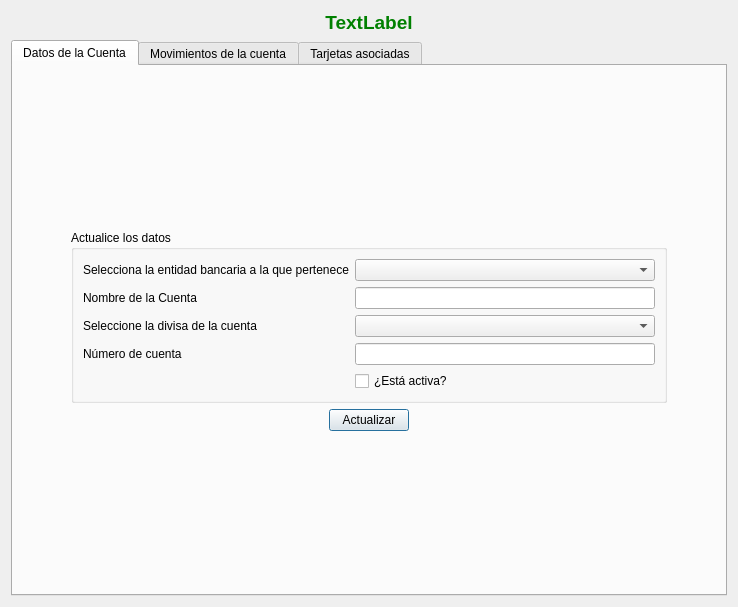
<?xml version="1.0" encoding="UTF-8"?>
<ui version="4.0">
 <class>frmCuentasIBM</class>
 <widget class="QDialog" name="frmCuentasIBM">
  <property name="windowModality">
   <enum>Qt::WindowModal</enum>
  </property>
  <property name="geometry">
   <rect>
    <x>0</x>
    <y>0</y>
    <width>738</width>
    <height>607</height>
   </rect>
  </property>
  <property name="windowTitle">
   <string>Estudio de la Cuenta seleccionada</string>
  </property>
  <property name="windowIcon">
   <iconset resource="../images/xulpymoney.qrc">
    <normaloff>:/xulpymoney/report2.png</normaloff>:/xulpymoney/report2.png</iconset>
  </property>
  <property name="modal">
   <bool>true</bool>
  </property>
  <layout class="QVBoxLayout" name="_2">
   <item>
    <layout class="QVBoxLayout" name="verticalLayout_2">
     <item>
      <widget class="QLabel" name="lblTitulo">
       <property name="font">
        <font>
         <pointsize>14</pointsize>
         <weight>75</weight>
         <bold>true</bold>
        </font>
       </property>
       <property name="styleSheet">
        <string notr="true">color: rgb(0, 128, 0);</string>
       </property>
       <property name="text">
        <string>TextLabel</string>
       </property>
       <property name="alignment">
        <set>Qt::AlignCenter</set>
       </property>
      </widget>
     </item>
     <item>
      <widget class="QTabWidget" name="tab">
       <property name="currentIndex">
        <number>0</number>
       </property>
       <widget class="QWidget" name="tabDatos">
        <attribute name="icon">
         <iconset resource="../images/xulpymoney.qrc">
          <normaloff>:/xulpymoney/bank.png</normaloff>:/xulpymoney/bank.png</iconset>
        </attribute>
        <attribute name="title">
         <string>Datos de la Cuenta</string>
        </attribute>
        <layout class="QHBoxLayout" name="horizontalLayout_3">
         <item>
          <layout class="QHBoxLayout" name="horizontalLayout_2">
           <item>
            <spacer name="horizontalSpacer_4">
             <property name="orientation">
              <enum>Qt::Horizontal</enum>
             </property>
             <property name="sizeType">
              <enum>QSizePolicy::MinimumExpanding</enum>
             </property>
             <property name="sizeHint" stdset="0">
              <size>
               <width>40</width>
               <height>20</height>
              </size>
             </property>
            </spacer>
           </item>
           <item>
            <layout class="QVBoxLayout" name="verticalLayout">
             <item>
              <spacer name="verticalSpacer_2">
               <property name="orientation">
                <enum>Qt::Vertical</enum>
               </property>
               <property name="sizeHint" stdset="0">
                <size>
                 <width>20</width>
                 <height>40</height>
                </size>
               </property>
              </spacer>
             </item>
             <item>
              <widget class="QGroupBox" name="groupBox">
               <property name="title">
                <string>Actualice los datos</string>
               </property>
               <layout class="QHBoxLayout" name="horizontalLayout_4">
                <item>
                 <layout class="QFormLayout" name="formLayout">
                  <property name="fieldGrowthPolicy">
                   <enum>QFormLayout::ExpandingFieldsGrow</enum>
                  </property>
                  <item row="0" column="1">
                   <widget class="QComboBox" name="cmbEB">
                    <property name="sizePolicy">
                     <sizepolicy hsizetype="Expanding" vsizetype="Preferred">
                      <horstretch>0</horstretch>
                      <verstretch>0</verstretch>
                     </sizepolicy>
                    </property>
                    <property name="sizeAdjustPolicy">
                     <enum>QComboBox::AdjustToContents</enum>
                    </property>
                   </widget>
                  </item>
                  <item row="1" column="0">
                   <widget class="QLabel" name="label_2">
                    <property name="text">
                     <string>Nombre de la Cuenta</string>
                    </property>
                   </widget>
                  </item>
                  <item row="1" column="1">
                   <widget class="QLineEdit" name="txtCuenta">
                    <property name="sizePolicy">
                     <sizepolicy hsizetype="Expanding" vsizetype="Preferred">
                      <horstretch>0</horstretch>
                      <verstretch>0</verstretch>
                     </sizepolicy>
                    </property>
                    <property name="minimumSize">
                     <size>
                      <width>300</width>
                      <height>0</height>
                     </size>
                    </property>
                   </widget>
                  </item>
                  <item row="2" column="0">
                   <widget class="QLabel" name="label_8">
                    <property name="text">
                     <string>Seleccione la divisa de la cuenta</string>
                    </property>
                   </widget>
                  </item>
                  <item row="2" column="1">
                   <widget class="QComboBox" name="cmbCurrency">
                    <property name="sizePolicy">
                     <sizepolicy hsizetype="Expanding" vsizetype="Preferred">
                      <horstretch>0</horstretch>
                      <verstretch>0</verstretch>
                     </sizepolicy>
                    </property>
                   </widget>
                  </item>
                  <item row="3" column="0">
                   <widget class="QLabel" name="label_3">
                    <property name="text">
                     <string>Número de cuenta</string>
                    </property>
                   </widget>
                  </item>
                  <item row="3" column="1">
                   <widget class="QLineEdit" name="txtNumero">
                    <property name="sizePolicy">
                     <sizepolicy hsizetype="Expanding" vsizetype="Preferred">
                      <horstretch>0</horstretch>
                      <verstretch>0</verstretch>
                     </sizepolicy>
                    </property>
                   </widget>
                  </item>
                  <item row="4" column="1">
                   <widget class="QCheckBox" name="chkActiva">
                    <property name="text">
                     <string>¿Está activa?</string>
                    </property>
                   </widget>
                  </item>
                  <item row="0" column="0">
                   <widget class="QLabel" name="label">
                    <property name="text">
                     <string>Selecciona la entidad bancaria a la que pertenece</string>
                    </property>
                   </widget>
                  </item>
                 </layout>
                </item>
               </layout>
              </widget>
             </item>
             <item>
              <layout class="QHBoxLayout" name="horizontalLayout_12">
               <item>
                <spacer name="horizontalSpacer_6">
                 <property name="orientation">
                  <enum>Qt::Horizontal</enum>
                 </property>
                 <property name="sizeHint" stdset="0">
                  <size>
                   <width>40</width>
                   <height>20</height>
                  </size>
                 </property>
                </spacer>
               </item>
               <item>
                <widget class="QPushButton" name="cmdDatos">
                 <property name="text">
                  <string>Actualizar</string>
                 </property>
                </widget>
               </item>
               <item>
                <spacer name="horizontalSpacer_7">
                 <property name="orientation">
                  <enum>Qt::Horizontal</enum>
                 </property>
                 <property name="sizeHint" stdset="0">
                  <size>
                   <width>40</width>
                   <height>20</height>
                  </size>
                 </property>
                </spacer>
               </item>
              </layout>
             </item>
             <item>
              <spacer name="verticalSpacer">
               <property name="orientation">
                <enum>Qt::Vertical</enum>
               </property>
               <property name="sizeHint" stdset="0">
                <size>
                 <width>20</width>
                 <height>40</height>
                </size>
               </property>
              </spacer>
             </item>
            </layout>
           </item>
           <item>
            <spacer name="horizontalSpacer_5">
             <property name="orientation">
              <enum>Qt::Horizontal</enum>
             </property>
             <property name="sizeType">
              <enum>QSizePolicy::MinimumExpanding</enum>
             </property>
             <property name="sizeHint" stdset="0">
              <size>
               <width>40</width>
               <height>20</height>
              </size>
             </property>
            </spacer>
           </item>
          </layout>
         </item>
        </layout>
       </widget>
       <widget class="QWidget" name="tabMovimientos">
        <attribute name="icon">
         <iconset resource="../images/xulpymoney.qrc">
          <normaloff>:/xulpymoney/books.png</normaloff>:/xulpymoney/books.png</iconset>
        </attribute>
        <attribute name="title">
         <string>Movimientos de la cuenta</string>
        </attribute>
        <layout class="QHBoxLayout" name="horizontalLayout_7">
         <item>
          <layout class="QVBoxLayout" name="verticalLayout_3">
           <item>
            <layout class="QHBoxLayout" name="horizontalLayout">
             <item>
              <spacer name="horizontalSpacer_2">
               <property name="orientation">
                <enum>Qt::Horizontal</enum>
               </property>
               <property name="sizeHint" stdset="0">
                <size>
                 <width>40</width>
                 <height>20</height>
                </size>
               </property>
              </spacer>
             </item>
             <item>
              <widget class="wdgYearMonth" name="wdgYM" native="true"/>
             </item>
             <item>
              <spacer name="horizontalSpacer_3">
               <property name="orientation">
                <enum>Qt::Horizontal</enum>
               </property>
               <property name="sizeHint" stdset="0">
                <size>
                 <width>40</width>
                 <height>20</height>
                </size>
               </property>
              </spacer>
             </item>
            </layout>
           </item>
           <item>
            <widget class="myQTableWidget" name="tblOperaciones">
             <property name="contextMenuPolicy">
              <enum>Qt::CustomContextMenu</enum>
             </property>
             <property name="alternatingRowColors">
              <bool>true</bool>
             </property>
             <property name="selectionMode">
              <enum>QAbstractItemView::SingleSelection</enum>
             </property>
             <property name="selectionBehavior">
              <enum>QAbstractItemView::SelectRows</enum>
             </property>
             <attribute name="horizontalHeaderStretchLastSection">
              <bool>true</bool>
             </attribute>
             <attribute name="verticalHeaderVisible">
              <bool>false</bool>
             </attribute>
             <attribute name="verticalHeaderStretchLastSection">
              <bool>false</bool>
             </attribute>
             <column>
              <property name="text">
               <string>Fecha</string>
              </property>
             </column>
             <column>
              <property name="text">
               <string>Concepto</string>
              </property>
             </column>
             <column>
              <property name="text">
               <string>Importe</string>
              </property>
             </column>
             <column>
              <property name="text">
               <string>Saldo</string>
              </property>
             </column>
             <column>
              <property name="text">
               <string>Comentario</string>
              </property>
             </column>
            </widget>
           </item>
          </layout>
         </item>
        </layout>
       </widget>
       <widget class="QWidget" name="tabTarjetas">
        <attribute name="icon">
         <iconset resource="../images/xulpymoney.qrc">
          <normaloff>:/xulpymoney/visa2.png</normaloff>:/xulpymoney/visa2.png</iconset>
        </attribute>
        <attribute name="title">
         <string>Tarjetas asociadas</string>
        </attribute>
        <layout class="QHBoxLayout" name="horizontalLayout_8">
         <item>
          <layout class="QVBoxLayout" name="verticalLayout_5">
           <item>
            <widget class="QGroupBox" name="groupBox_3">
             <property name="title">
              <string>Listado de tarjetas asociadas a la cuenta</string>
             </property>
             <layout class="QHBoxLayout" name="horizontalLayout_9">
              <item>
               <layout class="QVBoxLayout" name="verticalLayout_4">
                <item>
                 <widget class="QCheckBox" name="chkTarjetas">
                  <property name="text">
                   <string>¿Mostrar tarjetas inactivas?</string>
                  </property>
                 </widget>
                </item>
                <item>
                 <widget class="myQTableWidget" name="tblTarjetas">
                  <property name="contextMenuPolicy">
                   <enum>Qt::CustomContextMenu</enum>
                  </property>
                  <property name="alternatingRowColors">
                   <bool>true</bool>
                  </property>
                  <property name="selectionMode">
                   <enum>QAbstractItemView::SingleSelection</enum>
                  </property>
                  <property name="selectionBehavior">
                   <enum>QAbstractItemView::SelectRows</enum>
                  </property>
                  <attribute name="verticalHeaderVisible">
                   <bool>false</bool>
                  </attribute>
                  <column>
                   <property name="text">
                    <string>Tarjeta</string>
                   </property>
                  </column>
                  <column>
                   <property name="text">
                    <string>Número</string>
                   </property>
                  </column>
                  <column>
                   <property name="text">
                    <string>Activa</string>
                   </property>
                  </column>
                  <column>
                   <property name="text">
                    <string>Pago diferido</string>
                   </property>
                  </column>
                  <column>
                   <property name="text">
                    <string>Saldo máximo</string>
                   </property>
                  </column>
                  <column>
                   <property name="text">
                    <string>Saldo</string>
                   </property>
                  </column>
                 </widget>
                </item>
               </layout>
              </item>
             </layout>
            </widget>
           </item>
           <item>
            <layout class="QHBoxLayout" name="layDiferido">
             <item>
              <widget class="QTabWidget" name="tabOpertarjetasDiferidas">
               <property name="enabled">
                <bool>false</bool>
               </property>
               <property name="currentIndex">
                <number>0</number>
               </property>
               <widget class="QWidget" name="tab_2">
                <attribute name="title">
                 <string>Operaciones diferidas de la tarjeta seleccionada</string>
                </attribute>
                <layout class="QHBoxLayout" name="horizontalLayout_6">
                 <item>
                  <widget class="QGroupBox" name="grpOperTarjetas">
                   <property name="title">
                    <string>Operaciones diferidas de la tarjeta seleccionada</string>
                   </property>
                   <property name="checkable">
                    <bool>false</bool>
                   </property>
                   <layout class="QVBoxLayout" name="verticalLayout_7">
                    <item>
                     <widget class="myQTableWidget" name="tblOperTarjetas">
                      <property name="contextMenuPolicy">
                       <enum>Qt::CustomContextMenu</enum>
                      </property>
                      <property name="editTriggers">
                       <set>QAbstractItemView::NoEditTriggers</set>
                      </property>
                      <property name="alternatingRowColors">
                       <bool>true</bool>
                      </property>
                      <property name="selectionMode">
                       <enum>QAbstractItemView::MultiSelection</enum>
                      </property>
                      <property name="selectionBehavior">
                       <enum>QAbstractItemView::SelectRows</enum>
                      </property>
                      <attribute name="verticalHeaderVisible">
                       <bool>false</bool>
                      </attribute>
                      <column>
                       <property name="text">
                        <string>Fecha</string>
                       </property>
                      </column>
                      <column>
                       <property name="text">
                        <string>Concepto</string>
                       </property>
                      </column>
                      <column>
                       <property name="text">
                        <string>Importe</string>
                       </property>
                      </column>
                      <column>
                       <property name="text">
                        <string>Comentario</string>
                       </property>
                      </column>
                     </widget>
                    </item>
                   </layout>
                  </widget>
                 </item>
                 <item>
                  <widget class="QGroupBox" name="grpPago">
                   <property name="title">
                    <string>Pago diferido de operaciones seleccionadas</string>
                   </property>
                   <layout class="QHBoxLayout" name="horizontalLayout_11">
                    <item>
                     <layout class="QVBoxLayout" name="verticalLayout_8">
                      <item>
                       <widget class="QLabel" name="lblPago">
                        <property name="font">
                         <font>
                          <pointsize>12</pointsize>
                          <weight>75</weight>
                          <bold>true</bold>
                         </font>
                        </property>
                        <property name="text">
                         <string>XXXX €</string>
                        </property>
                        <property name="alignment">
                         <set>Qt::AlignCenter</set>
                        </property>
                       </widget>
                      </item>
                      <item>
                       <layout class="QHBoxLayout" name="horizontalLayout_10">
                        <item>
                         <widget class="QLabel" name="label_5">
                          <property name="text">
                           <string>Selecciona la fecha de pago</string>
                          </property>
                         </widget>
                        </item>
                        <item>
                         <widget class="QDateEdit" name="calPago">
                          <property name="displayFormat">
                           <string>yyyy/MM/dd</string>
                          </property>
                          <property name="calendarPopup">
                           <bool>true</bool>
                          </property>
                         </widget>
                        </item>
                       </layout>
                      </item>
                      <item>
                       <widget class="QPushButton" name="cmdPago">
                        <property name="text">
                         <string>Pagar</string>
                        </property>
                       </widget>
                      </item>
                     </layout>
                    </item>
                   </layout>
                  </widget>
                 </item>
                </layout>
               </widget>
               <widget class="QWidget" name="tab_3">
                <attribute name="title">
                 <string>Histórico de pagos diferidos de la tarjeta seleccionada</string>
                </attribute>
                <layout class="QHBoxLayout" name="horizontalLayout_14">
                 <item>
                  <layout class="QVBoxLayout" name="verticalLayout_9">
                   <item>
                    <layout class="QHBoxLayout" name="horizontalLayout_13">
                     <item>
                      <widget class="QLabel" name="label_6">
                       <property name="text">
                        <string>Selecciona un pago</string>
                       </property>
                      </widget>
                     </item>
                     <item>
                      <widget class="QComboBox" name="cmbFechasPago"/>
                     </item>
                     <item>
                      <spacer name="horizontalSpacer">
                       <property name="orientation">
                        <enum>Qt::Horizontal</enum>
                       </property>
                       <property name="sizeHint" stdset="0">
                        <size>
                         <width>40</width>
                         <height>20</height>
                        </size>
                       </property>
                      </spacer>
                     </item>
                     <item>
                      <widget class="QLabel" name="label_7">
                       <property name="text">
                        <string>Para devolver el pago</string>
                       </property>
                      </widget>
                     </item>
                     <item>
                      <widget class="QPushButton" name="cmdDevolverPago">
                       <property name="text">
                        <string>Devolver el pago</string>
                       </property>
                       <property name="icon">
                        <iconset>
                         <normaloff>:/xulpmoney/tools-wizard.png</normaloff>:/xulpmoney/tools-wizard.png</iconset>
                       </property>
                      </widget>
                     </item>
                    </layout>
                   </item>
                   <item>
                    <widget class="myQTableWidget" name="tblOpertarjetasHistoricas">
                     <property name="alternatingRowColors">
                      <bool>true</bool>
                     </property>
                     <property name="selectionMode">
                      <enum>QAbstractItemView::SingleSelection</enum>
                     </property>
                     <property name="selectionBehavior">
                      <enum>QAbstractItemView::SelectRows</enum>
                     </property>
                     <attribute name="verticalHeaderVisible">
                      <bool>false</bool>
                     </attribute>
                     <column>
                      <property name="text">
                       <string>Id</string>
                      </property>
                     </column>
                     <column>
                      <property name="text">
                       <string>Fecha</string>
                      </property>
                     </column>
                     <column>
                      <property name="text">
                       <string>Concepto</string>
                      </property>
                     </column>
                     <column>
                      <property name="text">
                       <string>Importe</string>
                      </property>
                     </column>
                     <column>
                      <property name="text">
                       <string>Saldo</string>
                      </property>
                     </column>
                     <column>
                      <property name="text">
                       <string>Comentario</string>
                      </property>
                     </column>
                    </widget>
                   </item>
                  </layout>
                 </item>
                </layout>
               </widget>
              </widget>
             </item>
            </layout>
           </item>
          </layout>
         </item>
        </layout>
       </widget>
      </widget>
     </item>
    </layout>
   </item>
  </layout>
  <action name="actionMovimientoNuevo">
   <property name="icon">
    <iconset resource="../images/xulpymoney.qrc">
     <normaloff>:/xulpymoney/add.png</normaloff>:/xulpymoney/add.png</iconset>
   </property>
   <property name="text">
    <string>Nuevo movimiento</string>
   </property>
  </action>
  <action name="actionMovimientoBorrar">
   <property name="icon">
    <iconset resource="../images/xulpymoney.qrc">
     <normaloff>:/xulpymoney/list-remove.png</normaloff>:/xulpymoney/list-remove.png</iconset>
   </property>
   <property name="text">
    <string>Borrar el movimiento</string>
   </property>
  </action>
  <action name="actionTarjetaNueva">
   <property name="icon">
    <iconset resource="../images/xulpymoney.qrc">
     <normaloff>:/xulpymoney/add.png</normaloff>:/xulpymoney/add.png</iconset>
   </property>
   <property name="text">
    <string>Nueva Tarjeta</string>
   </property>
  </action>
  <action name="actionTarjetaBorrar">
   <property name="icon">
    <iconset resource="../images/xulpymoney.qrc">
     <normaloff>:/xulpymoney/list-remove.png</normaloff>:/xulpymoney/list-remove.png</iconset>
   </property>
   <property name="text">
    <string>Borrar Tarjeta</string>
   </property>
  </action>
  <action name="actionOperTarjetaNueva">
   <property name="icon">
    <iconset resource="../images/xulpymoney.qrc">
     <normaloff>:/xulpymoney/add.png</normaloff>:/xulpymoney/add.png</iconset>
   </property>
   <property name="text">
    <string>Nueva Operación de Tarjeta</string>
   </property>
  </action>
  <action name="actionOperTarjetaBorrar">
   <property name="icon">
    <iconset resource="../images/xulpymoney.qrc">
     <normaloff>:/xulpymoney/list-remove.png</normaloff>:/xulpymoney/list-remove.png</iconset>
   </property>
   <property name="text">
    <string>Borrar Operación de Tarjeta</string>
   </property>
  </action>
  <action name="actionTarjetaModificar">
   <property name="icon">
    <iconset resource="../images/xulpymoney.qrc">
     <normaloff>:/xulpymoney/editar.png</normaloff>:/xulpymoney/editar.png</iconset>
   </property>
   <property name="text">
    <string>Modificar Tarjeta</string>
   </property>
   <property name="toolTip">
    <string>Modificar Tarjeta</string>
   </property>
  </action>
  <action name="actionTarjetaActivar">
   <property name="text">
    <string>ActivarTarjeta</string>
   </property>
  </action>
  <action name="actionMovimientoModificar">
   <property name="icon">
    <iconset resource="../images/xulpymoney.qrc">
     <normaloff>:/xulpymoney/editar.png</normaloff>:/xulpymoney/editar.png</iconset>
   </property>
   <property name="text">
    <string>Modificar movimiento</string>
   </property>
   <property name="toolTip">
    <string>Modificar Movimiento</string>
   </property>
  </action>
  <action name="actionOperTarjetaModificar">
   <property name="icon">
    <iconset resource="../images/xulpymoney.qrc">
     <normaloff>:/xulpymoney/editar.png</normaloff>:/xulpymoney/editar.png</iconset>
   </property>
   <property name="text">
    <string>Modificar Operación de Tarjeta</string>
   </property>
   <property name="toolTip">
    <string>Modificar Operación de Tarjeta</string>
   </property>
  </action>
 </widget>
 <customwidgets>
  <customwidget>
   <class>myQTableWidget</class>
   <extends>QTableWidget</extends>
   <header location="global">myqtablewidget</header>
  </customwidget>
  <customwidget>
   <class>wdgYearMonth</class>
   <extends>QWidget</extends>
   <header location="global">wdgYearMonth</header>
   <container>1</container>
  </customwidget>
 </customwidgets>
 <resources>
  <include location="../images/xulpymoney.qrc"/>
 </resources>
 <connections/>
</ui>
